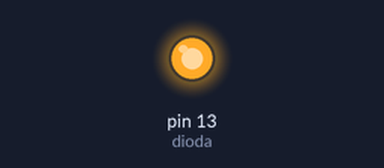
The sketch below on a simulated Arduino Uno, built with avr-gcc and run on an emulated ATmega328P. Shown: output pins drawn as LEDs (lit = HIGH).

Above: at 0.15 s.
At 21.7 s:
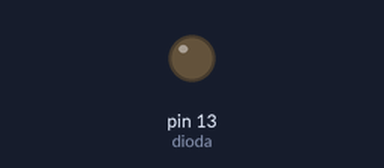
Timing chart, 0 to 24.2 s (numbered marks = the images above):
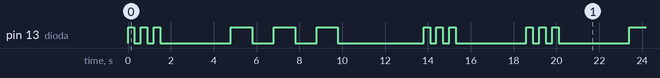

The sketch:

arduino.ino
```cpp
int dioda=13;
int czas=300;
int czas2=1000;
void setup(){
    pinMode(dioda, OUTPUT);
}

void loop(){
    for (int i=0; i<3; i++){
        digitalWrite(dioda, HIGH);
        delay(czas);
        digitalWrite(dioda, LOW);
      delay(czas);

    }
        delay(3000);


    for (int i=0; i<3; i=i+1){
        digitalWrite(dioda, HIGH);
        delay(czas2);
        digitalWrite(dioda, LOW);
      delay(czas2);
    }
          delay(3000);


    for (int i=0; i<3; i=i+1){
        digitalWrite(dioda, HIGH);
        delay(czas);
        digitalWrite(dioda, LOW);
        delay(czas);
    }
        delay(3000);
}
```

Measured:
- by itself, pin 13 (dioda): repeats every 18.6 s: 2 × (LOW 0.30 s, HIGH 0.30 s), LOW 3.3 s, 2 × (HIGH 1.0 s, LOW 1.0 s), HIGH 1.0 s, LOW 4.0 s, 2 × (HIGH 0.30 s, LOW 0.30 s), HIGH 0.30 s, LOW 3.3 s, HIGH 0.30 s
- by itself, everything shown: repeats every 18.6 s, in 18 steps
